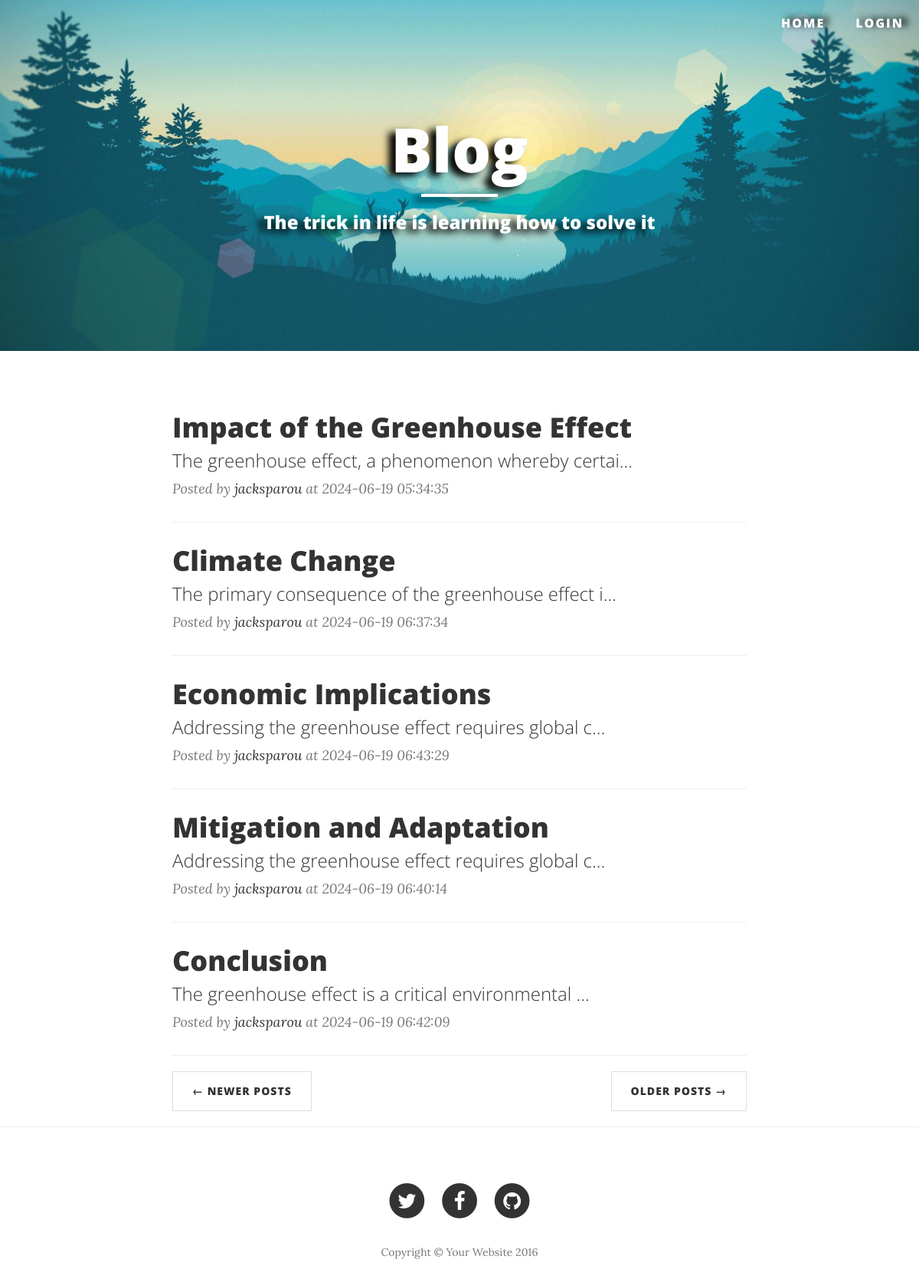
Screenshot of /?page=2 with the database file from the repository.
### tables this page shows
CREATE TABLE `posts` (
  `id` int NOT NULL,
  `author_id` int NOT NULL,
  `title` varchar(100) NOT NULL,
  `content` longtext NOT NULL,
  `image` varchar(255) DEFAULT NULL,
  `status` varchar(50) DEFAULT NULL,
  `created_at` timestamp NOT NULL DEFAULT CURRENT_TIMESTAMP,
  `updated_at` timestamp NOT NULL DEFAULT CURRENT_TIMESTAMP ON UPDATE CURRENT_TIMESTAMP
);

CREATE TABLE `users` (
  `id` int NOT NULL,
  `full_name` varchar(255) NOT NULL,
  `address` varchar(255) NOT NULL,
  `age` int NOT NULL,
  `sex` varchar(10) NOT NULL,
  `phone_number` varchar(255) NOT NULL,
  `email` varchar(50) NOT NULL,
  `role` varchar(50) DEFAULT NULL,
  `status` varchar(50) DEFAULT NULL,
  `created_at` timestamp NOT NULL DEFAULT CURRENT_TIMESTAMP,
  `updated_at` timestamp NOT NULL DEFAULT CURRENT_TIMESTAMP ON UPDATE CURRENT_TIMESTAMP
);

### model/blogs.php (called while the page is built, shortened)
<?php
class Blogs {
    private $pdo;
    public function __construct(
        $pdo,
        $id = null,
        $author_id = null,
        $title = null,
        $content = null,
        $image = [],
        $status = null,
        $image_path = null,
        $directory_file_call = null,
        $updated_at = null
    ){
        $this->pdo = $pdo;
    }
    public function filterByAttributes($filters) {
        try{
            $query = self::BASE_QUERY;
            foreach($filters as $filter){
                $query .= $filter[0] ." ". $filter[1] ." ". $filter[2] ." ". $filter[3];
            }
            $stmt = $this->pdo->prepare($query);
            $stmt->execute();
            return $stmt->fetchAll(PDO::FETCH_ASSOC);
        } catch (PDOException $e) {
            throw new exception('Cannot get posts with filters '.  $e->getMessage());
        }
    }
}

### index.php (the view, shortened to what this page needs)
<?php
include_once "model/blogs.php";
$results = [];
$default_number_posts = 5;
$total_page = 1;
try {
    $page = $_GET['page'] ?? 1;
    $start = ($page - 1) * $default_number_posts;
    $end = $page * $default_number_posts;
    $pdo = new Database();
    $pdo->setAttribute(PDO::ATTR_EMULATE_PREPARES, false);
    $pdo->setAttribute(PDO::ATTR_ERRMODE, PDO::ERRMODE_EXCEPTION);
    $posts = new Blogs($pdo);
    $results = $posts->filterByAttributes([[
        Blogs::TABLE.".".Blogs::STATUS,
        "=",
        "'".Blogs::STATUS_ACTIVE."'",
        null
    ]]);
    $total_page = floor(count($results) / $default_number_posts);
    $total_page = (count($results) % $default_number_posts) == 0 ? $total_page : $total_page + 1;
} catch (Exception $e) {
    $error = 'Can not get post information: '.  $e->getMessage();
}
?>
<!DOCTYPE html>
<html lang="en">
<head>
    <link href="view/resource/vendor/bootstrap/css/bootstrap.min.css" rel="stylesheet">
    <link href="view/resource/css/clean-blog.css" rel="stylesheet">
    <link href="view/resource/vendor/font-awesome/css/font-awesome.min.css" rel="stylesheet" type="text/css">
</head>
<body>
<?php include_once 'view/header.php'?>
<header class="intro-header">
    <div class="container">
        <div class="row">
            <div class="col-lg-8 col-lg-offset-2 col-md-10 col-md-offset-1">
                <div class="site-heading">
                    <h1>Blog</h1>
                    <hr class="small">
                    <span class="subheading">The trick in life is learning how to solve it</span>
                </div>
            </div>
        </div>
    </div>
</header>
<div class="container">
    <div class="row">
        <div class="col-lg-8 col-lg-offset-2 col-md-10 col-md-offset-1">
            <?php
            if(!empty($results)){
                foreach ($results as $key => $result){
                    if($key > $end){
                        break;
                    }
                    if( $start <= $key && $key < $end) {
                        if (strlen($result['content']) > 50) {
                            $shortDes = substr($result['content'], 0, 50) . "...";
                        } else {
                            $shortDes = $result['content'];
                        }
                        echo "
                        <div class='post-preview'>
                            <a href='view/posts/post.php?id=" . $result['id'] . "'>
                                <h2 class='post-title'>
                                    " . $result['title'] . "
                                </h2>
                                <h3 class='post-subtitle'>
                                    " . $shortDes . "
                                </h3>
                            </a>
                            <p class='post-meta'>Posted by <a href='view/posts/list_by_author.php?author_id=" . $result['author_id'] . "'>" . $result['full_name'] . "</a> at " . $result['updated_at'] . "</p>
                                </div>
                        <hr> ";
                    }
                }
            }
            ?>
            <ul class="pager">
                <?php
                if($page > 1){
                    echo '<li class="next previous"><a href="/blog/?page=' . ($page - 1) . '">&larr; Newer Posts</a></li>';
                }
                if ($total_page > $page){
                    echo '<li class="next"><a href="/blog/?page=' . ($page + 1) . '">Older Posts &rarr;</a> </li>';
                }
                ?>
            </ul>
        </div>
    </div>
</div>
<hr>
<footer>
    <div class="container">
        <div class="row">
            <div class="col-lg-8 col-lg-offset-2 col-md-10 col-md-offset-1">
                <ul class="list-inline text-center">
                    <li>
                        <a href="#">
                                <span class="fa-stack fa-lg">
                                    <i class="fa fa-circle fa-stack-2x"></i>
                                    <i class="fa fa-twitter fa-stack-1x fa-inverse"></i>
                                </span>
                        </a>
                    </li>
                    <li>
                        <a href="#">
                                <span class="fa-stack fa-lg">
                                    <i class="fa fa-circle fa-stack-2x"></i>
                                    <i class="fa fa-facebook fa-stack-1x fa-inverse"></i>
                                </span>
                        </a>
                    </li>
                    <li>
                        <a href="#">
                                <span class="fa-stack fa-lg">
                                    <i class="fa fa-circle fa-stack-2x"></i>
                                    <i class="fa fa-github fa-stack-1x fa-inverse"></i>
                                </span>
                        </a>
                    </li>
                </ul>
                <p class="copyright text-muted">Copyright &copy; Your Website 2016</p>
            </div>
        </div>
    </div>
</footer>
</body>
</html>

### view/resource/css/clean-blog.css (style rules this page uses)
body { font-family: 'Lora', 'Times New Roman', serif; font-size: 20px; color: #333333; }
p { line-height: 1.5; margin: 30px 0; }
p a { text-decoration: underline; }
h1, h2, h3, h4, h5, h6 { font-family: 'Open Sans', 'Helvetica Neue', Helvetica, Arial, sans-serif; font-weight: 800; }
a { color: #333333; }
hr.small { max-width: 100px; margin: 15px auto; border-width: 4px; border-color: white; }
.intro-header { -webkit-background-size: cover; -moz-background-size: cover; -o-background-size: cover; margin-bottom: 50px; content: ""; position: relative; top: 0; left: 0; width: 100%; height: 100%; background-image: url("../img/background.jpg"); background-position: center 80%; background-size: cover; }
.intro-header .site-heading, .intro-header .post-heading, .intro-header .page-heading { filter: drop-shadow(-9px 5px 5px black); padding: 100px 0 50px; color: white; }
@media only screen and (min-width: 768px) { .intro-header .site-heading, .intro-header .post-heading, .intro-header .page-heading { padding: 150px 0; } }
.intro-header .site-heading, .intro-header .page-heading { text-align: center; }
.intro-header .site-heading h1, .intro-header .page-heading h1 { margin-top: 0; font-size: 50px; }
.intro-header .site-heading .subheading, .intro-header .page-heading .subheading { font-size: 24px; line-height: 1.5; display: block; font-family: 'Open Sans', 'Helvetica Neue', Helvetica, Arial, sans-serif; font-weight: 1000; margin: 10px 0 0; }
@media only screen and (min-width: 768px) { .intro-header .site-heading h1, .intro-header .page-heading h1 { font-size: 80px; } }
.post-preview > a { color: #333333; }
.post-preview > a > .post-title { font-size: 30px; margin-top: 30px; margin-bottom: 10px; }
.post-preview > a > .post-subtitle { margin: 0; font-weight: 300; margin-bottom: 10px; }
.post-preview > .post-meta { color: #777777; font-size: 18px; font-style: italic; margin-top: 0; }
.post-preview > .post-meta > a { text-decoration: none; color: #333333; }
@media only screen and (min-width: 768px) { .post-preview > a > .post-title { font-size: 36px; } }
footer { padding: 50px 0 65px; }
footer .list-inline { margin: 0; padding: 0; }
footer .copyright { font-size: 14px; text-align: center; margin-bottom: 0; }
.pager { margin: 20px 0 0; }
.pager li > a, .pager li > span { font-family: 'Open Sans', 'Helvetica Neue', Helvetica, Arial, sans-serif; text-transform: uppercase; font-size: 14px; font-weight: 800; letter-spacing: 1px; padding: 15px 25px; background-color: white; border-radius: 0; }
body { -webkit-tap-highlight-color: #0085A1; }
.container { position: relative; }

### rows the page displays
posts: title "Impact of the Greenhouse Effect", content "The greenhouse effect, a phenomenon whereby certai...", author.full_name "jacksparou", updated_at "2024-06-19 05:34:35"
posts: title "Climate Change", content "The primary consequence of the greenhouse effect i...", author.full_name "jacksparou", updated_at "2024-06-19 06:37:34"
posts: title "Economic Implications", content "Addressing the greenhouse effect requires global c...", author.full_name "jacksparou", updated_at "2024-06-19 06:43:29"
posts: title "Mitigation and Adaptation", content "Addressing the greenhouse effect requires global c...", author.full_name "jacksparou", updated_at "2024-06-19 06:40:14"
posts: title "Conclusion", content "The greenhouse effect is a critical environmental ...", author.full_name "jacksparou", updated_at "2024-06-19 06:42:09"
